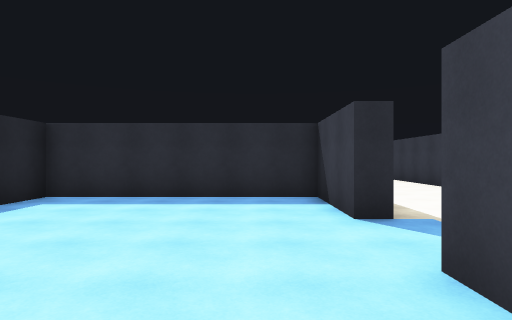
[1] (above)

24 first-person views from a walk through a 3-D level made in the Unity game engine. The camera is 1.5 m above the floor, looks level and sees 75° across. The floor is counted in squares, 2 m on a side. Each view is taken from the middle of a square. On the plan, view 1 faces up. The plan holds only what a view shows up to about 11 squares ahead; the rest is blank.

[2]
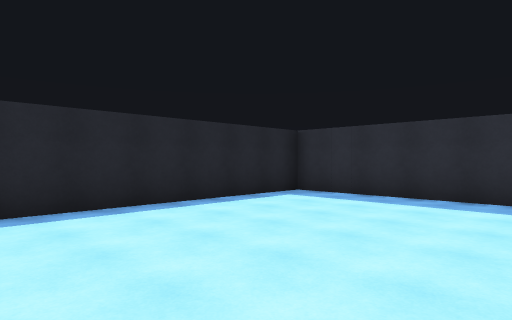

[3]
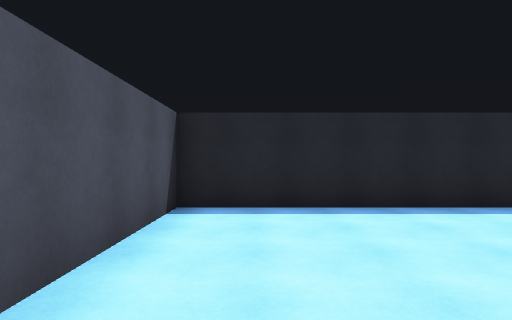

[4]
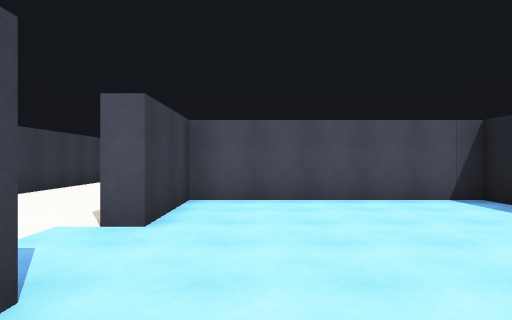

[5]
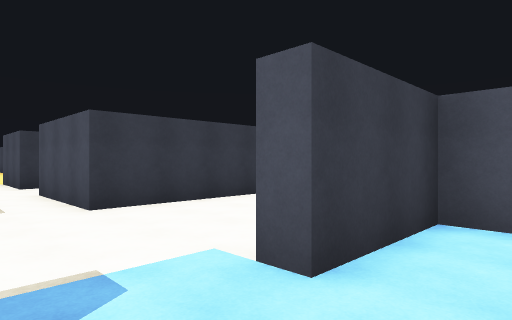

[6]
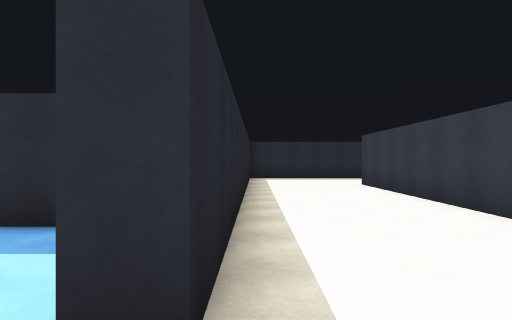

[7]
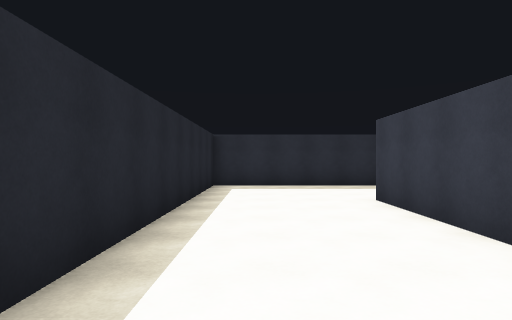

[8]
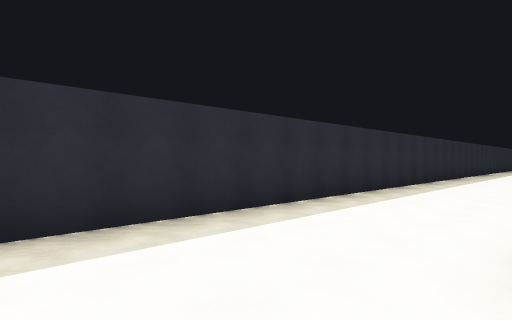

[9]
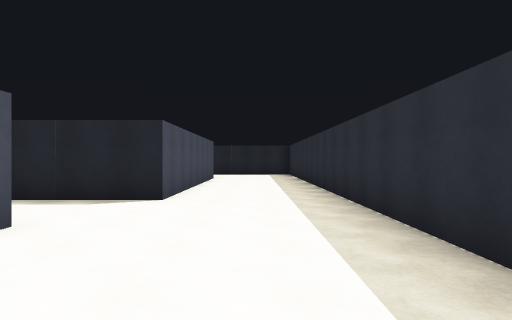

[10]
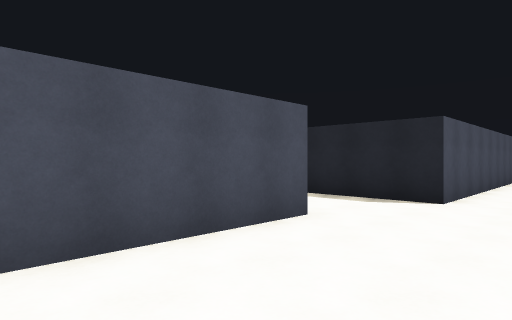

[11]
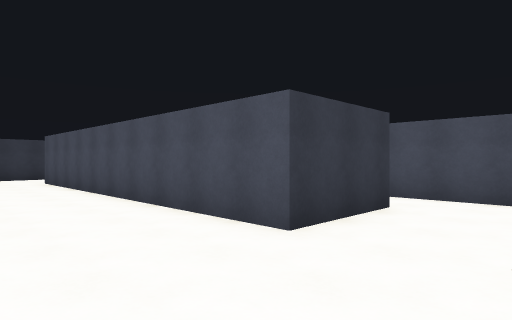

[12]
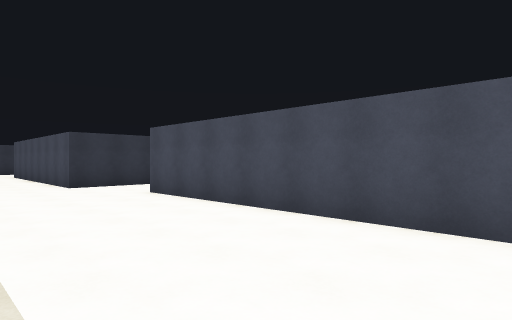

[13]
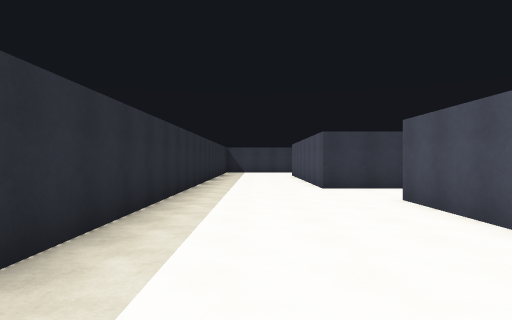

[14]
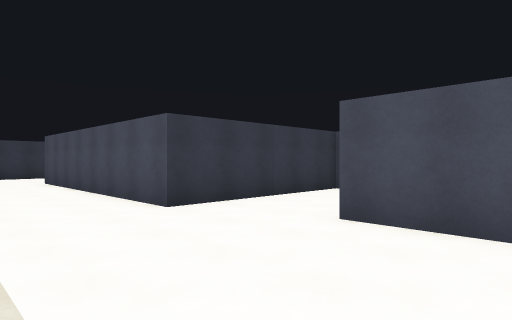

[15]
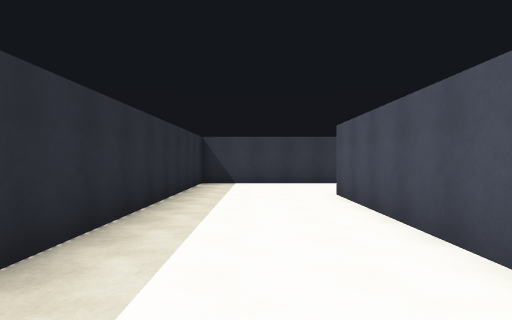

[16]
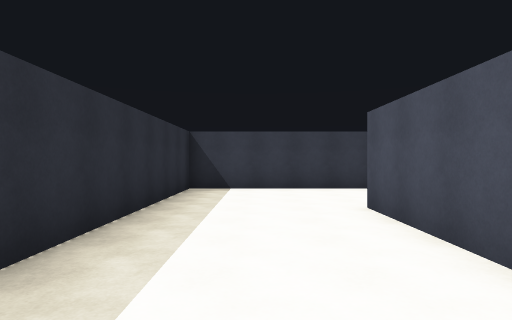

[17]
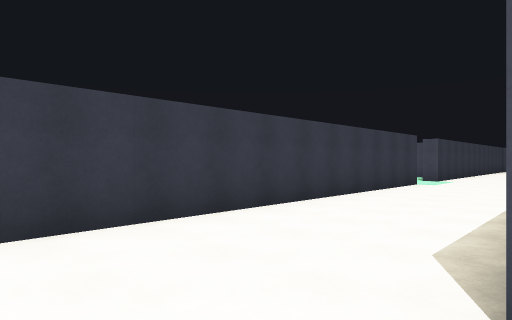

[18]
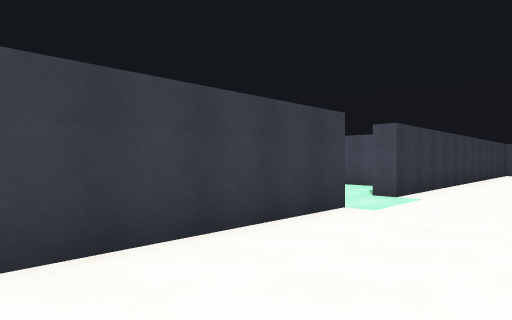

[19]
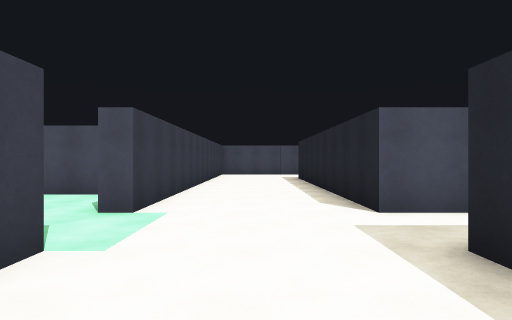

[20]
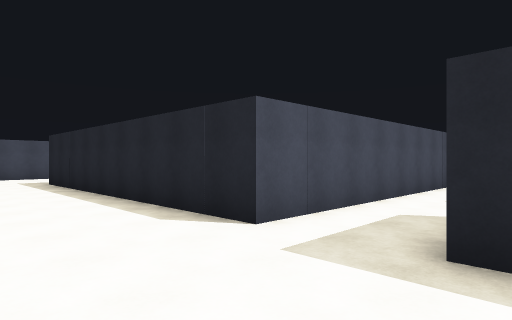

[21]
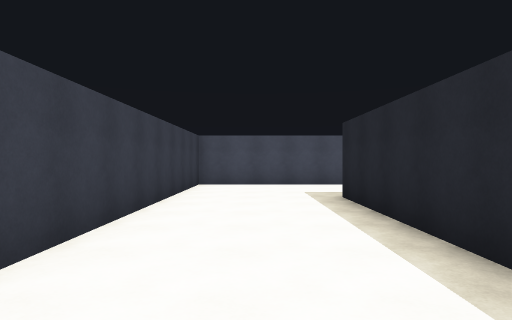

[22]
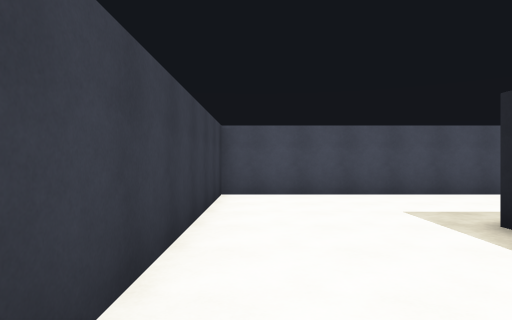

[23]
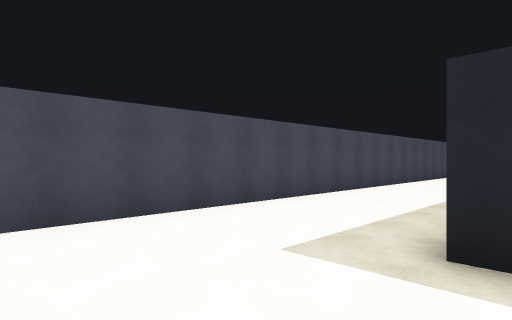

[24]
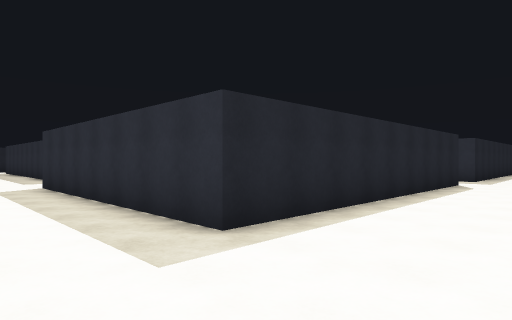

### Floor plan
Points are (right, up) in squares from view 1. A wall is a line through its corners. A room is listed if a view was taken in it or the views show most of it. See-through windows are left out.
Room 1 (views 1, 2, 3, 4, 5)
walls: (1.8, 4.3) (1.2, 4.3) (1.2, 6.8) (-4.2, 6.8) (-4.2, -0.2) (1.2, -0.2) (1.2, 2.3) (1.8, 2.3)
ways out: opening at (2, 3.5) to room 2
Room 2 (views 6, 7, 8, 9, 10, 11, 12, 13, 14, 15, 16, 17, 18, 19, 20, 21, 22, 23, 24)
walls: (27.9, 2.3) (35.2, 2.3) (35.2, -6.7) (27.8, -6.7); (26.6, -10.2) (38.7, -10.2) (38.7, 2.3) (39.2, 2.3); (13.9, 8.2) (15.9, 8.2); (15.2, 9.8) (15.2, 12.2) (25.2, 12.2); (27.7, 8.2) (27.7, 13.2) (35.2, 13.2); (5.3, -5) (5.3, 2.3); (35.2, 4.8) (35.2, 4.2); (5.3, 7.1) (5.3, 13.2); (16.8, 16.7) (1.8, 16.7) (1.8, 4.3); (38.7, 4.2) (38.7, 16.7) (21.2, 16.7); (5.8, 13.2) (12.7, 13.2) (12.7, 10.4)
ways out: opening at (2, 3.5) to room 1; opening at (5, 3.5); opening at (39, 3.5)

Where each view was taken, in squares from view 1:
view 1: 0 up, 0 right, facing up
view 2: 0 up, 1 right, facing up-left
view 3: 1 up, 1 right, facing left
view 4: 6 up, 0 right, facing down
view 5: 4 up, 0 right, facing down-right
view 6: 3 up, 2 right, facing up
view 7: 7 up, 3 right, facing up
view 8: 13 up, 3 right, facing up-right
view 9: 15 up, 19 right, facing left
view 10: 15 up, 19 right, facing down-left
view 11: 15 up, 13 right, facing down-right
view 12: 16 up, 18 right, facing down-right
view 13: 15 up, 19 right, facing right
view 14: 16 up, 23 right, facing down-right
view 15: 15 up, 28 right, facing right
view 16: 15 up, 30 right, facing right
view 17: 15 up, 35 right, facing down-right
view 18: 9 up, 36 right, facing down-right
view 19: 7 up, 37 right, facing down
view 20: 5 up, 38 right, facing down-left
view 21: 0 up, 37 right, facing down
view 22: 3 down, 38 right, facing down
view 23: 6 down, 38 right, facing down-left
view 24: 9 down, 38 right, facing up-left
